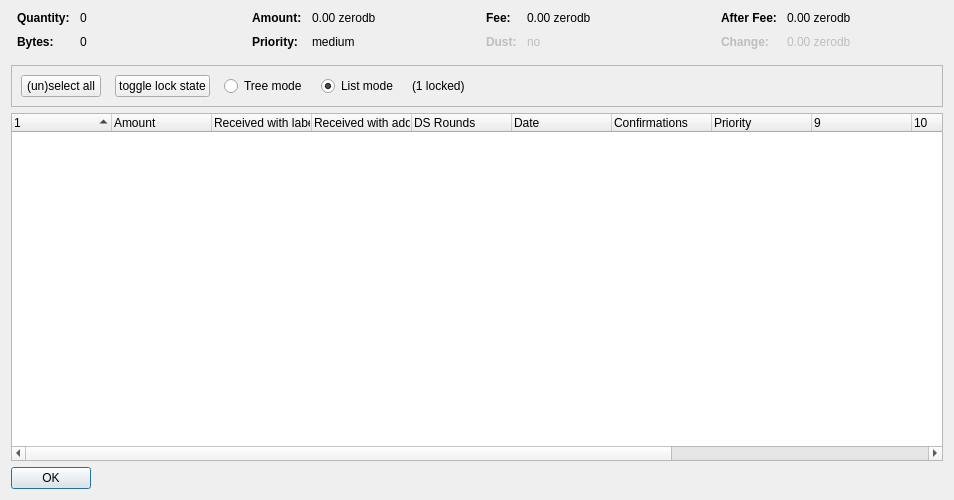
<?xml version="1.0" encoding="UTF-8"?>
<ui version="4.0">
 <class>CoinControlDialog</class>
 <widget class="QDialog" name="CoinControlDialog">
  <property name="geometry">
   <rect>
    <x>0</x>
    <y>0</y>
    <width>954</width>
    <height>500</height>
   </rect>
  </property>
  <property name="windowTitle">
   <string>Coin Selection</string>
  </property>
  <layout class="QVBoxLayout" name="verticalLayout">
   <item>
    <layout class="QHBoxLayout" name="horizontalLayoutTop" stretch="0,0,0,0">
     <property name="topMargin">
      <number>0</number>
     </property>
     <property name="bottomMargin">
      <number>10</number>
     </property>
     <item>
      <layout class="QFormLayout" name="formLayoutCoinControl1">
       <property name="horizontalSpacing">
        <number>10</number>
       </property>
       <property name="verticalSpacing">
        <number>10</number>
       </property>
       <property name="leftMargin">
        <number>6</number>
       </property>
       <property name="rightMargin">
        <number>6</number>
       </property>
       <item row="0" column="0">
        <widget class="QLabel" name="labelCoinControlQuantityText">
         <property name="font">
          <font>
           <weight>75</weight>
           <bold>true</bold>
          </font>
         </property>
         <property name="text">
          <string>Quantity:</string>
         </property>
        </widget>
       </item>
       <item row="0" column="1">
        <widget class="QLabel" name="labelCoinControlQuantity">
         <property name="cursor">
          <cursorShape>IBeamCursor</cursorShape>
         </property>
         <property name="contextMenuPolicy">
          <enum>Qt::ActionsContextMenu</enum>
         </property>
         <property name="text">
          <string notr="true">0</string>
         </property>
         <property name="textInteractionFlags">
          <set>Qt::LinksAccessibleByMouse|Qt::TextSelectableByKeyboard|Qt::TextSelectableByMouse</set>
         </property>
        </widget>
       </item>
       <item row="1" column="0">
        <widget class="QLabel" name="labelCoinControlBytesText">
         <property name="font">
          <font>
           <weight>75</weight>
           <bold>true</bold>
          </font>
         </property>
         <property name="text">
          <string>Bytes:</string>
         </property>
        </widget>
       </item>
       <item row="1" column="1">
        <widget class="QLabel" name="labelCoinControlBytes">
         <property name="cursor">
          <cursorShape>IBeamCursor</cursorShape>
         </property>
         <property name="contextMenuPolicy">
          <enum>Qt::ActionsContextMenu</enum>
         </property>
         <property name="text">
          <string notr="true">0</string>
         </property>
         <property name="textInteractionFlags">
          <set>Qt::LinksAccessibleByMouse|Qt::TextSelectableByKeyboard|Qt::TextSelectableByMouse</set>
         </property>
        </widget>
       </item>
      </layout>
     </item>
     <item>
      <layout class="QFormLayout" name="formLayoutCoinControl2">
       <property name="horizontalSpacing">
        <number>10</number>
       </property>
       <property name="verticalSpacing">
        <number>10</number>
       </property>
       <property name="leftMargin">
        <number>6</number>
       </property>
       <property name="rightMargin">
        <number>6</number>
       </property>
       <item row="0" column="0">
        <widget class="QLabel" name="labelCoinControlAmountText">
         <property name="font">
          <font>
           <weight>75</weight>
           <bold>true</bold>
          </font>
         </property>
         <property name="text">
          <string>Amount:</string>
         </property>
        </widget>
       </item>
       <item row="0" column="1">
        <widget class="QLabel" name="labelCoinControlAmount">
         <property name="cursor">
          <cursorShape>IBeamCursor</cursorShape>
         </property>
         <property name="contextMenuPolicy">
          <enum>Qt::ActionsContextMenu</enum>
         </property>
         <property name="text">
          <string notr="true">0.00 zerodb</string>
         </property>
         <property name="textInteractionFlags">
          <set>Qt::LinksAccessibleByMouse|Qt::TextSelectableByKeyboard|Qt::TextSelectableByMouse</set>
         </property>
        </widget>
       </item>
       <item row="1" column="0">
        <widget class="QLabel" name="labelCoinControlPriorityText">
         <property name="font">
          <font>
           <weight>75</weight>
           <bold>true</bold>
          </font>
         </property>
         <property name="text">
          <string>Priority:</string>
         </property>
        </widget>
       </item>
       <item row="1" column="1">
        <widget class="QLabel" name="labelCoinControlPriority">
         <property name="cursor">
          <cursorShape>IBeamCursor</cursorShape>
         </property>
         <property name="contextMenuPolicy">
          <enum>Qt::ActionsContextMenu</enum>
         </property>
         <property name="text">
          <string>medium</string>
         </property>
         <property name="textInteractionFlags">
          <set>Qt::LinksAccessibleByMouse|Qt::TextSelectableByKeyboard|Qt::TextSelectableByMouse</set>
         </property>
        </widget>
       </item>
      </layout>
     </item>
     <item>
      <layout class="QFormLayout" name="formLayoutCoinControl3">
       <property name="horizontalSpacing">
        <number>10</number>
       </property>
       <property name="verticalSpacing">
        <number>10</number>
       </property>
       <property name="leftMargin">
        <number>6</number>
       </property>
       <property name="rightMargin">
        <number>6</number>
       </property>
       <item row="0" column="0">
        <widget class="QLabel" name="labelCoinControlFeeText">
         <property name="font">
          <font>
           <weight>75</weight>
           <bold>true</bold>
          </font>
         </property>
         <property name="text">
          <string>Fee:</string>
         </property>
        </widget>
       </item>
       <item row="0" column="1">
        <widget class="QLabel" name="labelCoinControlFee">
         <property name="cursor">
          <cursorShape>IBeamCursor</cursorShape>
         </property>
         <property name="contextMenuPolicy">
          <enum>Qt::ActionsContextMenu</enum>
         </property>
         <property name="text">
          <string notr="true">0.00 zerodb</string>
         </property>
         <property name="textInteractionFlags">
          <set>Qt::LinksAccessibleByMouse|Qt::TextSelectableByKeyboard|Qt::TextSelectableByMouse</set>
         </property>
        </widget>
       </item>
       <item row="1" column="0">
        <widget class="QLabel" name="labelCoinControlLowOutputText">
         <property name="enabled">
          <bool>false</bool>
         </property>
         <property name="font">
          <font>
           <weight>75</weight>
           <bold>true</bold>
          </font>
         </property>
         <property name="text">
          <string>Dust:</string>
         </property>
        </widget>
       </item>
       <item row="1" column="1">
        <widget class="QLabel" name="labelCoinControlLowOutput">
         <property name="enabled">
          <bool>false</bool>
         </property>
         <property name="cursor">
          <cursorShape>IBeamCursor</cursorShape>
         </property>
         <property name="contextMenuPolicy">
          <enum>Qt::ActionsContextMenu</enum>
         </property>
         <property name="text">
          <string>no</string>
         </property>
         <property name="textInteractionFlags">
          <set>Qt::LinksAccessibleByMouse|Qt::TextSelectableByKeyboard|Qt::TextSelectableByMouse</set>
         </property>
        </widget>
       </item>
      </layout>
     </item>
     <item>
      <layout class="QFormLayout" name="formLayoutCoinControl4">
       <property name="horizontalSpacing">
        <number>10</number>
       </property>
       <property name="verticalSpacing">
        <number>10</number>
       </property>
       <property name="leftMargin">
        <number>6</number>
       </property>
       <property name="rightMargin">
        <number>6</number>
       </property>
       <item row="0" column="0">
        <widget class="QLabel" name="labelCoinControlAfterFeeText">
         <property name="font">
          <font>
           <weight>75</weight>
           <bold>true</bold>
          </font>
         </property>
         <property name="text">
          <string>After Fee:</string>
         </property>
        </widget>
       </item>
       <item row="0" column="1">
        <widget class="QLabel" name="labelCoinControlAfterFee">
         <property name="cursor">
          <cursorShape>IBeamCursor</cursorShape>
         </property>
         <property name="contextMenuPolicy">
          <enum>Qt::ActionsContextMenu</enum>
         </property>
         <property name="text">
          <string notr="true">0.00 zerodb</string>
         </property>
         <property name="textInteractionFlags">
          <set>Qt::LinksAccessibleByMouse|Qt::TextSelectableByKeyboard|Qt::TextSelectableByMouse</set>
         </property>
        </widget>
       </item>
       <item row="1" column="0">
        <widget class="QLabel" name="labelCoinControlChangeText">
         <property name="enabled">
          <bool>false</bool>
         </property>
         <property name="font">
          <font>
           <weight>75</weight>
           <bold>true</bold>
          </font>
         </property>
         <property name="text">
          <string>Change:</string>
         </property>
        </widget>
       </item>
       <item row="1" column="1">
        <widget class="QLabel" name="labelCoinControlChange">
         <property name="enabled">
          <bool>false</bool>
         </property>
         <property name="cursor">
          <cursorShape>IBeamCursor</cursorShape>
         </property>
         <property name="contextMenuPolicy">
          <enum>Qt::ActionsContextMenu</enum>
         </property>
         <property name="text">
          <string notr="true">0.00 zerodb</string>
         </property>
         <property name="textInteractionFlags">
          <set>Qt::LinksAccessibleByMouse|Qt::TextSelectableByKeyboard|Qt::TextSelectableByMouse</set>
         </property>
        </widget>
       </item>
      </layout>
     </item>
    </layout>
   </item>
   <item>
    <widget class="QFrame" name="frame">
     <property name="minimumSize">
      <size>
       <width>0</width>
       <height>40</height>
      </size>
     </property>
     <property name="frameShape">
      <enum>QFrame::StyledPanel</enum>
     </property>
     <property name="frameShadow">
      <enum>QFrame::Sunken</enum>
     </property>
     <layout class="QHBoxLayout" name="horizontalLayout">
      <item>
       <layout class="QHBoxLayout" name="horizontalLayoutPanel" stretch="0,0,0,0,0,0">
        <property name="spacing">
         <number>14</number>
        </property>
        <item>
         <widget class="QPushButton" name="pushButtonSelectAll">
          <property name="sizePolicy">
           <sizepolicy hsizetype="Maximum" vsizetype="Fixed">
            <horstretch>0</horstretch>
            <verstretch>0</verstretch>
           </sizepolicy>
          </property>
          <property name="text">
           <string>(un)select all</string>
          </property>
          <property name="autoDefault">
           <bool>false</bool>
          </property>
         </widget>
        </item>
        <item>
         <widget class="QPushButton" name="pushButtonToggleLock">
          <property name="sizePolicy">
           <sizepolicy hsizetype="Maximum" vsizetype="Fixed">
            <horstretch>0</horstretch>
            <verstretch>0</verstretch>
           </sizepolicy>
          </property>
          <property name="text">
           <string>toggle lock state</string>
          </property>
          <property name="autoDefault">
           <bool>false</bool>
          </property>
         </widget>
        </item>
        <item>
         <widget class="QRadioButton" name="radioTreeMode">
          <property name="sizePolicy">
           <sizepolicy hsizetype="Maximum" vsizetype="Fixed">
            <horstretch>0</horstretch>
            <verstretch>0</verstretch>
           </sizepolicy>
          </property>
          <property name="text">
           <string>Tree mode</string>
          </property>
         </widget>
        </item>
        <item>
         <widget class="QRadioButton" name="radioListMode">
          <property name="sizePolicy">
           <sizepolicy hsizetype="Maximum" vsizetype="Fixed">
            <horstretch>0</horstretch>
            <verstretch>0</verstretch>
           </sizepolicy>
          </property>
          <property name="text">
           <string>List mode</string>
          </property>
          <property name="checked">
           <bool>true</bool>
          </property>
         </widget>
        </item>
        <item>
         <widget class="QLabel" name="labelLocked">
          <property name="text">
           <string>(1 locked)</string>
          </property>
         </widget>
        </item>
        <item>
         <spacer name="horizontalSpacer">
          <property name="orientation">
           <enum>Qt::Horizontal</enum>
          </property>
          <property name="sizeHint" stdset="0">
           <size>
            <width>40</width>
            <height>20</height>
           </size>
          </property>
         </spacer>
        </item>
       </layout>
      </item>
     </layout>
    </widget>
   </item>
   <item>
    <widget class="CoinControlTreeWidget" name="treeWidget">
     <property name="contextMenuPolicy">
      <enum>Qt::CustomContextMenu</enum>
     </property>
     <property name="sortingEnabled">
      <bool>false</bool>
     </property>
     <property name="columnCount">
      <number>13</number>
     </property>
     <attribute name="headerShowSortIndicator" stdset="0">
      <bool>true</bool>
     </attribute>
     <attribute name="headerStretchLastSection">
      <bool>false</bool>
     </attribute>
     <column>
      <property name="text">
       <string/>
      </property>
     </column>
     <column>
      <property name="text">
       <string>Amount</string>
      </property>
     </column>
     <column>
      <property name="text">
       <string>Received with label</string>
      </property>
     </column>
     <column>
      <property name="text">
       <string>Received with address</string>
      </property>
     </column>
     <column>
      <property name="text">
       <string>DS Rounds</string>
      </property>
     </column>
     <column>
      <property name="text">
       <string>Date</string>
      </property>
     </column>
     <column>
      <property name="text">
       <string>Confirmations</string>
      </property>
      <property name="toolTip">
       <string>Confirmed</string>
      </property>
     </column>
     <column>
      <property name="text">
       <string>Priority</string>
      </property>
     </column>
     <column>
      <property name="text">
       <string/>
      </property>
     </column>
     <column>
      <property name="text">
       <string/>
      </property>
     </column>
     <column>
      <property name="text">
       <string/>
      </property>
     </column>
     <column>
      <property name="text">
       <string/>
      </property>
     </column>
     <column>
      <property name="text">
       <string/>
      </property>
     </column>
    </widget>
   </item>
   <item>
    <widget class="QDialogButtonBox" name="buttonBox">
     <property name="sizePolicy">
      <sizepolicy hsizetype="Maximum" vsizetype="Fixed">
       <horstretch>0</horstretch>
       <verstretch>0</verstretch>
      </sizepolicy>
     </property>
     <property name="orientation">
      <enum>Qt::Horizontal</enum>
     </property>
     <property name="standardButtons">
      <set>QDialogButtonBox::Ok</set>
     </property>
    </widget>
   </item>
  </layout>
 </widget>
 <customwidgets>
  <customwidget>
   <class>CoinControlTreeWidget</class>
   <extends>QTreeWidget</extends>
   <header>coincontroltreewidget.h</header>
  </customwidget>
 </customwidgets>
 <resources/>
 <connections/>
</ui>
